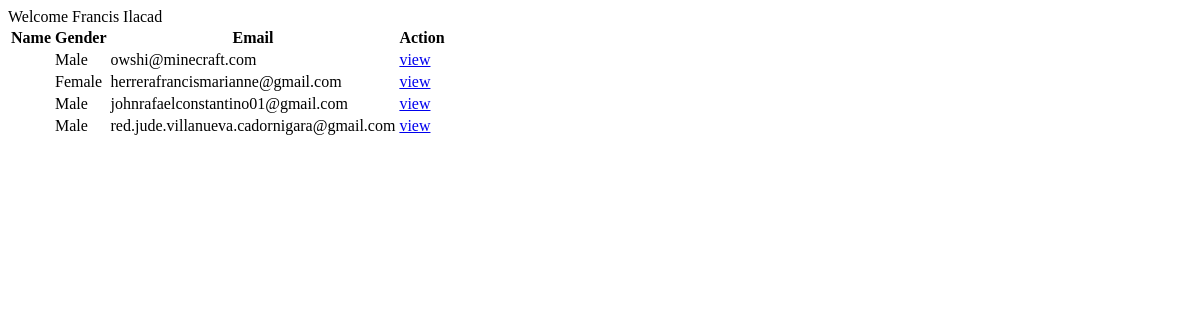
Page /secretary/showAll.php (signed in) on the committed database.
### tables this page shows
CREATE TABLE `secretary` (
  `id` int(11) NOT NULL,
  `firstname` varchar(100) NOT NULL,
  `lastname` varchar(100) NOT NULL,
  `gender` varchar(50) DEFAULT NULL,
  `cpnumber` varchar(13) DEFAULT NULL,
  `address` varchar(255) DEFAULT NULL,
  `email` varchar(100) DEFAULT NULL,
  `password` varchar(255) DEFAULT NULL,
  `timer` varchar(50) DEFAULT NULL,
  `admin_id` int(11) NOT NULL,
  `access` varchar(100) DEFAULT NULL,
  `isDeleted` tinyint(1) DEFAULT NULL
);

### class.php (the view, shortened to what this page needs)
<?php
Class Payroll
{
    private $username = "root";
    private $password = "";
    private $dns = "mysql:host=localhost;dbname=newpayroll";
    public function con()
    {
        $this->pdo = new PDO($this->dns, $this->username, $this->password);
        $this->pdo->setAttribute(PDO::ATTR_DEFAULT_FETCH_MODE, PDO::FETCH_OBJ);
        return $this->pdo;
    }
    public function verifyUserAccess($access, $fullname)
    {
        $message = 'You are not allowed to enter the system';
        if($access == 'user'){
            header("Location: login.php?message=$message");
        } else if($access == 'super administrator'){
            echo 'Welcome '.$fullname;
        } else if ($access == 'secretary') {
            echo ''.$fullname.' ('.$access.')';
        } else if ($access == 'Employee') {
            $position = $_SESSION['OICDetails']['position'];
            $scheduleTimeIn = $_SESSION['OICDetails']['scheduleTimeIn'];
            $scheduleTimeOut = $_SESSION['OICDetails']['scheduleTimeOut'];
            echo 'Welcome '.$fullname.' ('.$access.': '.$position.') (';
            echo $scheduleTimeIn. " - " .$scheduleTimeOut.") ";
        }
        else {
            header("Location: login.php?message=$message");
        }
    }
    public function showAllSecretary()
    {
        $sql = "SELECT * FROM secretary";
        $stmt = $this->con()->query($sql);
        while($row = $stmt->fetch()){
            echo "<tr>
                    <td>$row->fullname</td>
                    <td>$row->gender</td>
                    <td>$row->email</td>
                    <td>
                        <a href='showAll.php?secId=$row->id'>view</a>
                    </td>
                  </tr>";
        }
    }
}
?>

### secretary/showAll.php (shortened to what this page needs)
<?php
require_once('../class.php');
$sessionData = $payroll->getSessionData();
$payroll->verifyUserAccess($sessionData['access'], $sessionData['fullname']);
?>
<!DOCTYPE html>
<html lang="en">
<head>
    <link rel="stylesheet" href="modal.css">
</head>
<body>
    <table>
        <thead>
            <tr>
                <th>Name</th>
                <th>Gender</th>
                <th>Email</th>
                <th>Action</th>
            </tr>
        </thead>
        <tbody>
            <?php $payroll->showAllSecretary(); ?>
        </tbody>
    </table>
</body>
</html>

### rows in the picture
secretary: gender "Male", email "owshi@minecraft.com"
secretary: gender "Female", email "herrerafrancismarianne@gmail.com"
secretary: gender "Male", email "johnrafaelconstantino01@gmail.com"
secretary: gender "Male", email "red.jude.villanueva.cadornigara@gmail.com"

### other values in the picture
$fullname "Francis Ilacad"
